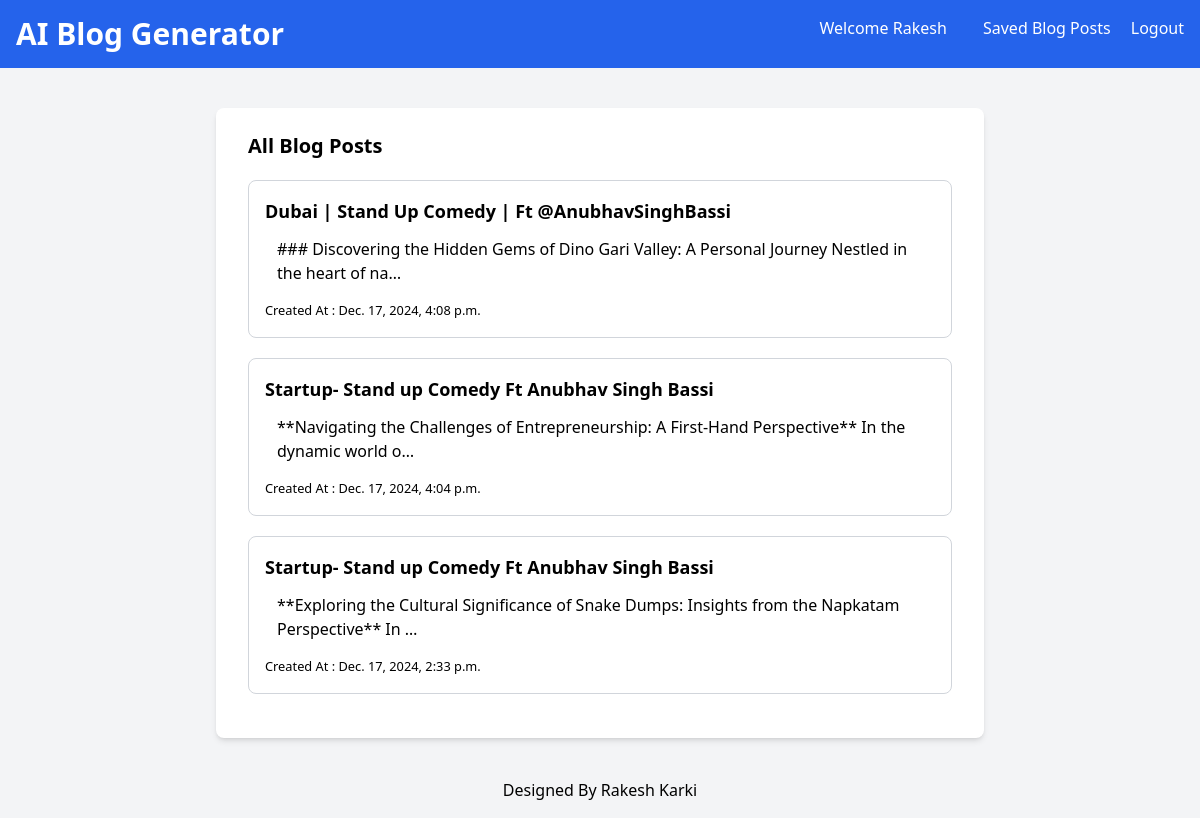
The page /blog-list (signed in) on the database its author committed.
### myapp/models.py (models this page shows, shortened)
class BlogPost(models.Model):
    user = models.ForeignKey(User, on_delete=models.CASCADE)
    youtube_title = models.CharField(max_length=300)
    youtube_link = models.URLField()
    generated_content = models.TextField()
    generated_at = models.DateTimeField(auto_now_add=True)

### myapp/views.py (the view)
# urls.py: path('blog-list', blog_list, name="blog-list"),
def blog_list(request):
     blog_articles = BlogPost.objects.filter(user =request.user)
     return render(request, 'all-blogs.html', {'blog_articles':blog_articles})

### myapp/templates/all-blogs.html (shortened to what this page needs)
<!DOCTYPE html>
<html lang="en">
<head>
     <script src="https://cdn.tailwindcss.com"></script>
</head>
<body class="bg-gray-100 font-sans antialiased">
     <nav class="bg-blue-600 p-4 text-white flex justify-between">
          <div>
               <a href="{% url 'index' %}"><h1 class="text-3xl font-bold">AI Blog Generator</h1></a>
          </div>
          <div>
               <a href="#" class="text-white mx-4">Welcome {{ user.username }}</a>
               <a href="{% url 'blog-list' %}" class="text-white hover:underline mx-4">Saved Blog Posts</a>
               <a href="{% url 'logout' %}" class="text-white hover:text-2xl">Logout</a>
          </div>
     </nav>
     <div class="container mx-auto mt-10 px-4 sm:px-0">
          <div class="max-w-3xl mx-auto bg-white p-6 rounded-lg shadow-md px-8">
               <section>
                    <h2 class="text-xl mb-4 font-semibold">All Blog Posts</h2>
                    <div class="space-y-4">
                         {% for blog_article in blog_articles reversed%}
                         <a href="{% url 'blog-detail' blog_article.id %}">
                              <div class="border border-gray-300 p-4 rounded-lg my-5">
                                   <h3 class="text-lg font-semibold">{{ blog_article.youtube_title}}</h3>
                                   <p class="mx-3 my-3">{{blog_article.generated_content|truncatechars:100}}</p>
                                   <small>Created At : {{ blog_article.generated_at }}</small>
                              </div>
                         </a>
                         {% endfor %}
                    </div>
               </section>
          </div>
     </div>
     <footer class="text-center p-4 text-black mt-6">
          Designed By <a href="#" class="text-bold hover:text-2xl">Rakesh Karki</a>
     </footer>
</body>
</html>

### rows shown on the page
BlogPost: youtube_title "Dubai | Stand Up Comedy | Ft @AnubhavSinghBassi", generated_content "### Discovering the Hidden Gems of Dino Gari Valley: A Personal Journey Nestled in the heart of na…", generated_at "Dec. 17, 2024, 4:08 p.m."
BlogPost: youtube_title "Startup- Stand up Comedy Ft Anubhav Singh Bassi", generated_content "**Navigating the Challenges of Entrepreneurship: A First-Hand Perspective** In the dynamic world o…", generated_at "Dec. 17, 2024, 4:04 p.m."
BlogPost: youtube_title "Startup- Stand up Comedy Ft Anubhav Singh Bassi", generated_content "**Exploring the Cultural Significance of Snake Dumps: Insights from the Napkatam Perspective** In …", generated_at "Dec. 17, 2024, 2:33 p.m."

### other values the page prints
{{ user.username }} "Rakesh"
